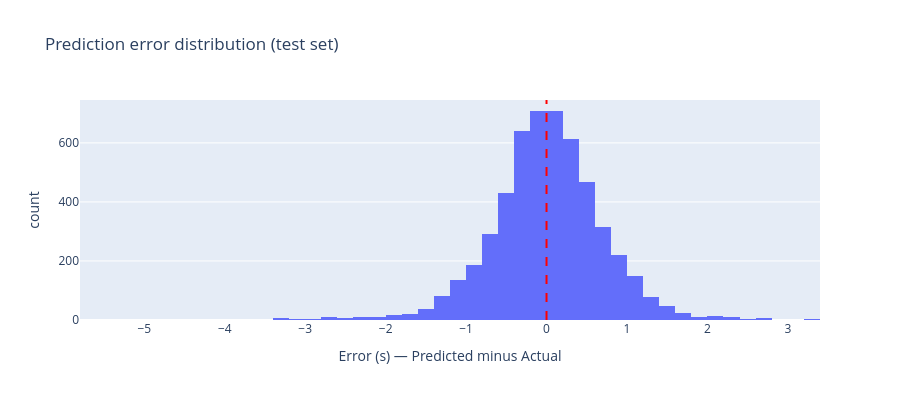

The cell this chart's notebook holds for it:
### Code cell
# Error distribution — should be centred at 0
fig = px.histogram(
    test_df,
    x="Error",
    nbins=80,
    title="Prediction error distribution (test set)",
    labels={"Error": "Error (s) — Predicted minus Actual"},
    height=400,
)
fig.add_vline(x=0, line_color="red", line_dash="dash")
fig.show()

### Figure 1 — Plotly figure (JSON) as saved in the notebook; plotly's stock layout.template omitted (floating-point values rounded to 4 significant figures; data arrays with more than 128 entries replaced by an {"elided": "..."} marker saying what was removed)
{"data": [{"bingroup": "x", "hovertemplate": "Error (s) — Predicted minus Actual=%{x}<br>count=%{y}<extra></extra>", "legendgroup": "", "marker": {"color": "#636efa", "pattern": {"shape": ""}}, "name": "", "nbinsx": 80, "orientation": "v", "showlegend": false, "type": "histogram", "x": {"elided": "5269 float values"}, "xaxis": "x", "yaxis": "y"}], "layout": {"barmode": "relative", "height": 400, "legend": {"tracegroupgap": 0}, "shapes": [{"line": {"color": "red", "dash": "dash"}, "type": "line", "x0": 0, "x1": 0, "xref": "x", "y0": 0, "y1": 1, "yref": "y domain"}], "title": {"text": "Prediction error distribution (test set)"}, "xaxis": {"anchor": "y", "domain": [0, 1], "title": {"text": "Error (s) — Predicted minus Actual"}}, "yaxis": {"anchor": "x", "domain": [0, 1], "title": {"text": "count"}}}}
